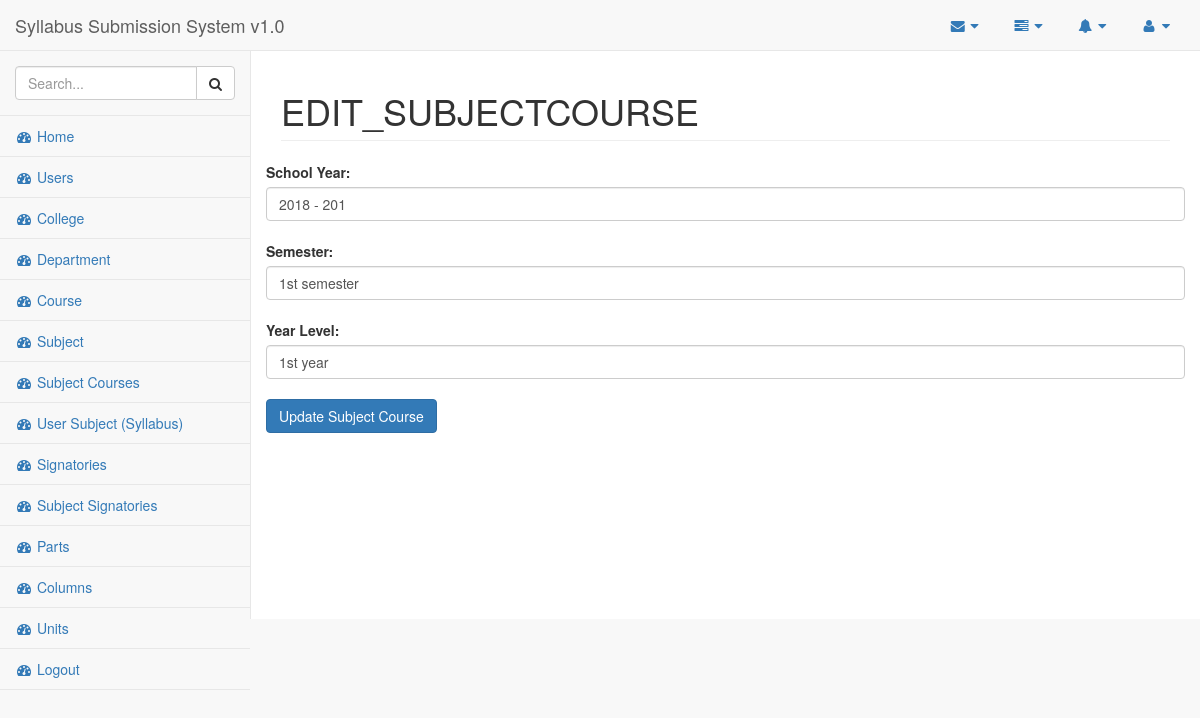
/?page=edit_subjectcourse&subjectcourse_id=16 (signed in), run on the app's committed database.
### tables this page shows
CREATE TABLE `subjectcourse` (
  `subjectcourse_id` bigint(20) NOT NULL,
  `school_year` varchar(10) NOT NULL,
  `subject_id` bigint(20) DEFAULT NULL,
  `course_id` bigint(20) DEFAULT NULL,
  `semester` varchar(25) NOT NULL,
  `year_level` varchar(40) NOT NULL
);

### pages/edit_subjectcourse.php (the view, shortened to what this page needs)
<?php
	$subjectcourse_id = $_GET[ 'subjectcourse_id' ];
	$subjectcourse = $DB->query( "SELECT * FROM subjectcourse WHERE subjectcourse_id = $subjectcourse_id " );
	$subjectcourse = $subjectcourse->fetch_object();
?>
<form method="post">
<div class="nikay">
	<label>School Year: </label>
	<input type="text" class="form-control" name="school_year" placeholder="school year" value="<?php echo $subjectcourse->school_year ?>"><br>
	<label>Semester: </label>
	<input type="text" class="form-control" name="semester" placeholder="semester" value="<?php echo $subjectcourse->semester ?>"><br>
	<label>Year Level: </label>
	<input type="text" class="form-control" name="year_level" placeholder="year level" value="<?php echo $subjectcourse->year_level ?>"><br>
	<input type="submit" class="btn btn-primary" value="Update Subject Course">
</div>
</form>

### data on the page
subjectcourse: school_year "2018 - 201", semester "1st semester", year_level "1st year"
